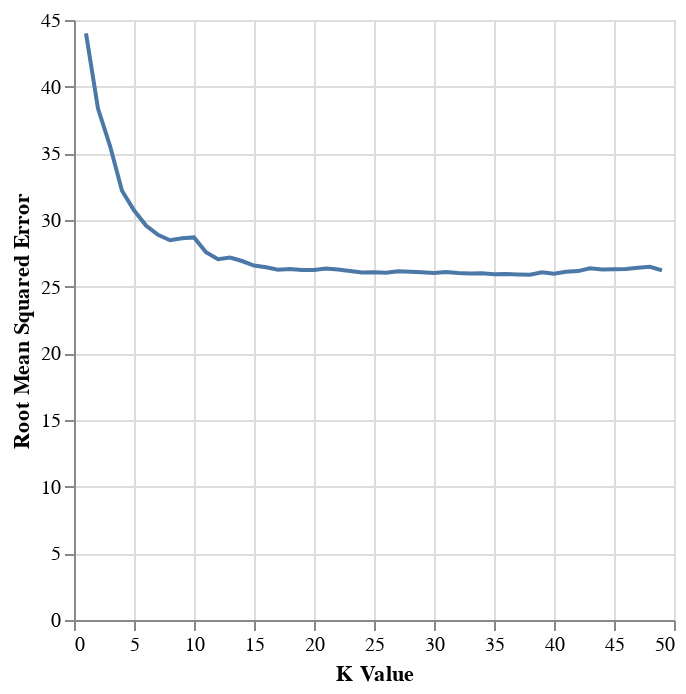

The notebook cell saved with this chart:
### Code cell
#Best K graph
Optimal_K_Chart=alt.Chart(player_results).mark_line().encode(
    x=alt.X('param_kneighborsregressor__n_neighbors', title='K Value'),
    y=alt.Y('RMSE', title='Root Mean Squared Error'))
Optimal_K_Chart

### Figure 1 — Vega-Lite specification as saved in the notebook (floating-point values rounded to 4 significant figures)
{"config": {"view": {"continuousWidth": 300, "continuousHeight": 300}}, "data": {"name": "data-31094c36db92002d3c2e9e9d8e487b95"}, "mark": {"type": "line"}, "encoding": {"x": {"field": "param_kneighborsregressor__n_neighbors", "title": "K Value", "type": "quantitative"}, "y": {"field": "RMSE", "title": "Root Mean Squared Error", "type": "quantitative"}}, "$schema": "https://vega.github.io/schema/vega-lite/v5.20.1.json", "datasets": {"data-31094c36db92002d3c2e9e9d8e487b95": [{"mean_fit_time": 0.006535, "std_fit_time": 0.0007484, "mean_score_time": 0.004125, "std_score_time": 0.000561, "param_kneighborsregressor__n_neighbors": 1, "params": {"kneighborsregressor__n_neighbors": 1}, "split0_test_score": -67.72, "split1_test_score": -31.38, "split2_test_score": -32.9, "mean_test_score": -44.0, "std_test_score": 16.78, "rank_test_score": 49, "RMSE": 44.0}, {"mean_fit_time": 0.00584, "std_fit_time": 5.816e-05, "mean_score_time": 0.003634, "std_score_time": 9.033e-05, "param_kneighborsregressor__n_neighbors": 2, "params": {"kneighborsregressor__n_neighbors": 2}, "split0_test_score": -47.78, "split1_test_score": -28.01, "split2_test_score": -39.27, "mean_test_score": -38.35, "std_test_score": 8.098, "rank_test_score": 48, "RMSE": 38.35}, {"mean_fit_time": 0.005836, "std_fit_time": 0.0001362, "mean_score_time": 0.003603, "std_score_time": 1.899e-05, "param_kneighborsregressor__n_neighbors": 3, "params": {"kneighborsregressor__n_neighbors": 3}, "split0_test_score": -44.48, "split1_test_score": -23.92, "split2_test_score": -38.29, "mean_test_score": -35.56, "std_test_score": 8.613, "rank_test_score": 47, "RMSE": 35.56}, {"mean_fit_time": 0.005779, "std_fit_time": 1.193e-05, "mean_score_time": 0.003581, "std_score_time": 4.529e-05, "param_kneighborsregressor__n_neighbors": 4, "params": {"kneighborsregressor__n_neighbors": 4}, "split0_test_score": -42.05, "split1_test_score": -18.85, "split2_test_score": -35.7, "mean_test_score": -32.2, "std_test_score": 9.791, "rank_test_score": 46, "RMSE": 32.2}, {"mean_fit_time": 0.005945, "std_fit_time": 0.0003036, "mean_score_time": 0.003552, "std_score_time": 5.438e-06, "param_kneighborsregressor__n_neighbors": 5, "params": {"kneighborsregressor__n_neighbors": 5}, "split0_test_score": -40.93, "split1_test_score": -16.79, "split2_test_score": -34.46, "mean_test_score": -30.73, "std_test_score": 10.2, "rank_test_score": 45, "RMSE": 30.73}, {"mean_fit_time": 0.005791, "std_fit_time": 9.942e-05, "mean_score_time": 0.003594, "std_score_time": 3.994e-05, "param_kneighborsregressor__n_neighbors": 6, "params": {"kneighborsregressor__n_neighbors": 6}, "split0_test_score": -40.32, "split1_test_score": -14.11, "split2_test_score": -34.33, "mean_test_score": -29.59, "std_test_score": 11.22, "rank_test_score": 44, "RMSE": 29.59}, {"mean_fit_time": 0.005829, "std_fit_time": 3.545e-05, "mean_score_time": 0.003566, "std_score_time": 7.414e-06, "param_kneighborsregressor__n_neighbors": 7, "params": {"kneighborsregressor__n_neighbors": 7}, "split0_test_score": -39.94, "split1_test_score": -13.04, "split2_test_score": -33.69, "mean_test_score": -28.89, "std_test_score": 11.49, "rank_test_score": 43, "RMSE": 28.89}, {"mean_fit_time": 0.00579, "std_fit_time": 7.617e-05, "mean_score_time": 0.003583, "std_score_time": 3.57e-05, "param_kneighborsregressor__n_neighbors": 8, "params": {"kneighborsregressor__n_neighbors": 8}, "split0_test_score": -39.89, "split1_test_score": -12.23, "split2_test_score": -33.31, "mean_test_score": -28.48, "std_test_score": 11.8, "rank_test_score": 40, "RMSE": 28.48}, {"mean_fit_time": 0.005903, "std_fit_time": 0.0002634, "mean_score_time": 0.003591, "std_score_time": 3.662e-05, "param_kneighborsregressor__n_neighbors": 9, "params": {"kneighborsregressor__n_neighbors": 9}, "split0_test_score": -39.7, "split1_test_score": -13.13, "split2_test_score": -33.04, "mean_test_score": -28.63, "std_test_score": 11.29, "rank_test_score": 41, "RMSE": 28.63}, {"mean_fit_time": 0.005732, "std_fit_time": 1.6e-05, "mean_score_time": 0.003555, "std_score_time": 7.285e-06, "param_kneighborsregressor__n_neighbors": 10, "params": {"kneighborsregressor__n_neighbors": 10}, "split0_test_score": -39.56, "split1_test_score": -13.67, "split2_test_score": -32.85, "mean_test_score": -28.7, "std_test_score": 10.97, "rank_test_score": 42, "RMSE": 28.7}, {"mean_fit_time": 0.005795, "std_fit_time": 0.000123, "mean_score_time": 0.003594, "std_score_time": 4.864e-06, "param_kneighborsregressor__n_neighbors": 11, "params": {"kneighborsregressor__n_neighbors": 11}, "split0_test_score": -37.16, "split1_test_score": -12.5, "split2_test_score": -33.07, "mean_test_score": -27.58, "std_test_score": 10.79, "rank_test_score": 39, "RMSE": 27.58}, {"mean_fit_time": 0.005723, "std_fit_time": 3.554e-05, "mean_score_time": 0.003569, "std_score_time": 6.188e-06, "param_kneighborsregressor__n_neighbors": 12, "params": {"kneighborsregressor__n_neighbors": 12}, "split0_test_score": -37.24, "split1_test_score": -13.3, "split2_test_score": -30.64, "mean_test_score": -27.06, "std_test_score": 10.09, "rank_test_score": 37, "RMSE": 27.06}, {"mean_fit_time": 0.005798, "std_fit_time": 5.541e-05, "mean_score_time": 0.003607, "std_score_time": 1.013e-05, "param_kneighborsregressor__n_neighbors": 13, "params": {"kneighborsregressor__n_neighbors": 13}, "split0_test_score": -37.34, "split1_test_score": -13.51, "split2_test_score": -30.7, "mean_test_score": -27.18, "std_test_score": 10.04, "rank_test_score": 38, "RMSE": 27.18}, {"mean_fit_time": 0.005736, "std_fit_time": 5.073e-05, "mean_score_time": 0.003585, "std_score_time": 1.571e-05, "param_kneighborsregressor__n_neighbors": 14, "params": {"kneighborsregressor__n_neighbors": 14}, "split0_test_score": -37.42, "split1_test_score": -12.59, "split2_test_score": -30.77, "mean_test_score": -26.92, "std_test_score": 10.49, "rank_test_score": 36, "RMSE": 26.92}, {"mean_fit_time": 0.005864, "std_fit_time": 0.0002298, "mean_score_time": 0.003622, "std_score_time": 3.428e-05, "param_kneighborsregressor__n_neighbors": 15, "params": {"kneighborsregressor__n_neighbors": 15}, "split0_test_score": -37.39, "split1_test_score": -11.55, "split2_test_score": -30.81, "mean_test_score": -26.59, "std_test_score": 10.97, "rank_test_score": 35, "RMSE": 26.59}, {"mean_fit_time": 0.005809, "std_fit_time": 9.377e-05, "mean_score_time": 0.003623, "std_score_time": 1.95e-05, "param_kneighborsregressor__n_neighbors": 16, "params": {"kneighborsregressor__n_neighbors": 16}, "split0_test_score": -37.44, "split1_test_score": -11.05, "split2_test_score": -30.89, "mean_test_score": -26.46, "std_test_score": 11.22, "rank_test_score": 33, "RMSE": 26.46}, {"mean_fit_time": 0.005743, "std_fit_time": 7.17e-05, "mean_score_time": 0.003599, "std_score_time": 1.404e-06, "param_kneighborsregressor__n_neighbors": 17, "params": {"kneighborsregressor__n_neighbors": 17}, "split0_test_score": -37.51, "split1_test_score": -10.44, "split2_test_score": -30.87, "mean_test_score": -26.27, "std_test_score": 11.52, "rank_test_score": 24, "RMSE": 26.27}, {"mean_fit_time": 0.01596, "std_fit_time": 0.01441, "mean_score_time": 0.00363, "std_score_time": 2.958e-05, "param_kneighborsregressor__n_neighbors": 18, "params": {"kneighborsregressor__n_neighbors": 18}, "split0_test_score": -37.57, "split1_test_score": -10.45, "split2_test_score": -30.92, "mean_test_score": -26.32, "std_test_score": 11.54, "rank_test_score": 28, "RMSE": 26.32}, {"mean_fit_time": 0.005741, "std_fit_time": 9.013e-05, "mean_score_time": 0.00417, "std_score_time": 0.0007267, "param_kneighborsregressor__n_neighbors": 19, "params": {"kneighborsregressor__n_neighbors": 19}, "split0_test_score": -37.63, "split1_test_score": -10.15, "split2_test_score": -30.96, "mean_test_score": -26.24, "std_test_score": 11.7, "rank_test_score": 22, "RMSE": 26.24}, {"mean_fit_time": 0.006066, "std_fit_time": 0.00025, "mean_score_time": 0.003753, "std_score_time": 2.745e-05, "param_kneighborsregressor__n_neighbors": 20, "params": {"kneighborsregressor__n_neighbors": 20}, "split0_test_score": -37.68, "split1_test_score": -9.999, "split2_test_score": -31.05, "mean_test_score": -26.24, "std_test_score": 11.8, "rank_test_score": 23, "RMSE": 26.24}, {"mean_fit_time": 0.00606, "std_fit_time": 0.0002225, "mean_score_time": 0.003696, "std_score_time": 2.154e-05, "param_kneighborsregressor__n_neighbors": 21, "params": {"kneighborsregressor__n_neighbors": 21}, "split0_test_score": -37.73, "split1_test_score": -10.16, "split2_test_score": -31.2, "mean_test_score": -26.36, "std_test_score": 11.76, "rank_test_score": 30, "RMSE": 26.36}, {"mean_fit_time": 0.005882, "std_fit_time": 0.0001253, "mean_score_time": 0.003688, "std_score_time": 7.37e-07, "param_kneighborsregressor__n_neighbors": 22, "params": {"kneighborsregressor__n_neighbors": 22}, "split0_test_score": -37.78, "split1_test_score": -9.767, "split2_test_score": -31.3, "mean_test_score": -26.28, "std_test_score": 11.97, "rank_test_score": 25, "RMSE": 26.28}, {"mean_fit_time": 0.005845, "std_fit_time": 9.457e-05, "mean_score_time": 0.003688, "std_score_time": 8.264e-06, "param_kneighborsregressor__n_neighbors": 23, "params": {"kneighborsregressor__n_neighbors": 23}, "split0_test_score": -37.82, "split1_test_score": -9.37, "split2_test_score": -31.35, "mean_test_score": -26.18, "std_test_score": 12.18, "rank_test_score": 20, "RMSE": 26.18}, {"mean_fit_time": 0.00652, "std_fit_time": 0.0007798, "mean_score_time": 0.003829, "std_score_time": 0.0001721, "param_kneighborsregressor__n_neighbors": 24, "params": {"kneighborsregressor__n_neighbors": 24}, "split0_test_score": -37.86, "split1_test_score": -8.96, "split2_test_score": -31.38, "mean_test_score": -26.07, "std_test_score": 12.38, "rank_test_score": 11, "RMSE": 26.07}, {"mean_fit_time": 0.00586, "std_fit_time": 8.254e-05, "mean_score_time": 0.003686, "std_score_time": 2.574e-05, "param_kneighborsregressor__n_neighbors": 25, "params": {"kneighborsregressor__n_neighbors": 25}, "split0_test_score": -37.94, "split1_test_score": -8.933, "split2_test_score": -31.39, "mean_test_score": -26.09, "std_test_score": 12.42, "rank_test_score": 14, "RMSE": 26.09}, {"mean_fit_time": 0.01437, "std_fit_time": 0.01215, "mean_score_time": 0.003682, "std_score_time": 8.123e-06, "param_kneighborsregressor__n_neighbors": 26, "params": {"kneighborsregressor__n_neighbors": 26}, "split0_test_score": -38.02, "split1_test_score": -8.728, "split2_test_score": -31.39, "mean_test_score": -26.05, "std_test_score": 12.54, "rank_test_score": 10, "RMSE": 26.05}, {"mean_fit_time": 0.005812, "std_fit_time": 8.293e-05, "mean_score_time": 0.003704, "std_score_time": 4.396e-05, "param_kneighborsregressor__n_neighbors": 27, "params": {"kneighborsregressor__n_neighbors": 27}, "split0_test_score": -37.98, "split1_test_score": -9.08, "split2_test_score": -31.43, "mean_test_score": -26.16, "std_test_score": 12.37, "rank_test_score": 18, "RMSE": 26.16}, {"mean_fit_time": 0.005742, "std_fit_time": 1.054e-05, "mean_score_time": 0.003674, "std_score_time": 2.413e-05, "param_kneighborsregressor__n_neighbors": 28, "params": {"kneighborsregressor__n_neighbors": 28}, "split0_test_score": -37.93, "split1_test_score": -9.074, "split2_test_score": -31.37, "mean_test_score": -26.12, "std_test_score": 12.35, "rank_test_score": 17, "RMSE": 26.12}, {"mean_fit_time": 0.008358, "std_fit_time": 0.003583, "mean_score_time": 0.00367, "std_score_time": 2.773e-05, "param_kneighborsregressor__n_neighbors": 29, "params": {"kneighborsregressor__n_neighbors": 29}, "split0_test_score": -37.97, "split1_test_score": -8.879, "split2_test_score": -31.37, "mean_test_score": -26.07, "std_test_score": 12.45, "rank_test_score": 13, "RMSE": 26.07}, {"mean_fit_time": 0.005768, "std_fit_time": 6.586e-05, "mean_score_time": 0.003673, "std_score_time": 5.455e-06, "param_kneighborsregressor__n_neighbors": 30, "params": {"kneighborsregressor__n_neighbors": 30}, "split0_test_score": -37.98, "split1_test_score": -8.689, "split2_test_score": -31.38, "mean_test_score": -26.02, "std_test_score": 12.55, "rank_test_score": 8, "RMSE": 26.02}, {"mean_fit_time": 0.005768, "std_fit_time": 7.202e-05, "mean_score_time": 0.003685, "std_score_time": 3.732e-05, "param_kneighborsregressor__n_neighbors": 31, "params": {"kneighborsregressor__n_neighbors": 31}, "split0_test_score": -38.01, "split1_test_score": -8.892, "split2_test_score": -31.39, "mean_test_score": -26.1, "std_test_score": 12.46, "rank_test_score": 15, "RMSE": 26.1}, {"mean_fit_time": 0.005712, "std_fit_time": 9.557e-06, "mean_score_time": 0.003875, "std_score_time": 0.000292, "param_kneighborsregressor__n_neighbors": 32, "params": {"kneighborsregressor__n_neighbors": 32}, "split0_test_score": -38.05, "split1_test_score": -8.594, "split2_test_score": -31.44, "mean_test_score": -26.03, "std_test_score": 12.62, "rank_test_score": 9, "RMSE": 26.03}, {"mean_fit_time": 0.005791, "std_fit_time": 5.967e-05, "mean_score_time": 0.003697, "std_score_time": 2.237e-05, "param_kneighborsregressor__n_neighbors": 33, "params": {"kneighborsregressor__n_neighbors": 33}, "split0_test_score": -38.08, "split1_test_score": -8.458, "split2_test_score": -31.44, "mean_test_score": -25.99, "std_test_score": 12.69, "rank_test_score": 6, "RMSE": 25.99}, {"mean_fit_time": 0.005707, "std_fit_time": 8.326e-06, "mean_score_time": 0.003694, "std_score_time": 2.873e-05, "param_kneighborsregressor__n_neighbors": 34, "params": {"kneighborsregressor__n_neighbors": 34}, "split0_test_score": -38.12, "split1_test_score": -8.444, "split2_test_score": -31.47, "mean_test_score": -26.01, "std_test_score": 12.72, "rank_test_score": 7, "RMSE": 26.01}, {"mean_fit_time": 0.005738, "std_fit_time": 6.278e-05, "mean_score_time": 0.003679, "std_score_time": 3.384e-05, "param_kneighborsregressor__n_neighbors": 35, "params": {"kneighborsregressor__n_neighbors": 35}, "split0_test_score": -38.01, "split1_test_score": -8.339, "split2_test_score": -31.47, "mean_test_score": -25.94, "std_test_score": 12.73, "rank_test_score": 3, "RMSE": 25.94}, {"mean_fit_time": 0.006613, "std_fit_time": 0.00126, "mean_score_time": 0.003675, "std_score_time": 5.94e-06, "param_kneighborsregressor__n_neighbors": 36, "params": {"kneighborsregressor__n_neighbors": 36}, "split0_test_score": -38.19, "split1_test_score": -8.369, "split2_test_score": -31.32, "mean_test_score": -25.96, "std_test_score": 12.75, "rank_test_score": 4, "RMSE": 25.96}, {"mean_fit_time": 0.005829, "std_fit_time": 8.659e-05, "mean_score_time": 0.00373, "std_score_time": 4.784e-05, "param_kneighborsregressor__n_neighbors": 37, "params": {"kneighborsregressor__n_neighbors": 37}, "split0_test_score": -37.63, "split1_test_score": -8.776, "split2_test_score": -31.35, "mean_test_score": -25.92, "std_test_score": 12.39, "rank_test_score": 2, "RMSE": 25.92}, {"mean_fit_time": 0.005757, "std_fit_time": 8.846e-05, "mean_score_time": 0.003675, "std_score_time": 2.505e-05, "param_kneighborsregressor__n_neighbors": 38, "params": {"kneighborsregressor__n_neighbors": 38}, "split0_test_score": -37.66, "split1_test_score": -8.642, "split2_test_score": -31.4, "mean_test_score": -25.9, "std_test_score": 12.47, "rank_test_score": 1, "RMSE": 25.9}, {"mean_fit_time": 0.005753, "std_fit_time": 7.349e-05, "mean_score_time": 0.004221, "std_score_time": 0.0007531, "param_kneighborsregressor__n_neighbors": 39, "params": {"kneighborsregressor__n_neighbors": 39}, "split0_test_score": -37.68, "split1_test_score": -9.068, "split2_test_score": -31.46, "mean_test_score": -26.07, "std_test_score": 12.29, "rank_test_score": 12, "RMSE": 26.07}, {"mean_fit_time": 0.005769, "std_fit_time": 8.419e-05, "mean_score_time": 0.003682, "std_score_time": 1.648e-05, "param_kneighborsregressor__n_neighbors": 40, "params": {"kneighborsregressor__n_neighbors": 40}, "split0_test_score": -37.72, "split1_test_score": -8.709, "split2_test_score": -31.5, "mean_test_score": -25.98, "std_test_score": 12.47, "rank_test_score": 5, "RMSE": 25.98}, {"mean_fit_time": 0.005744, "std_fit_time": 6.378e-05, "mean_score_time": 0.003699, "std_score_time": 9.804e-06, "param_kneighborsregressor__n_neighbors": 41, "params": {"kneighborsregressor__n_neighbors": 41}, "split0_test_score": -37.74, "split1_test_score": -9.07, "split2_test_score": -31.53, "mean_test_score": -26.11, "std_test_score": 12.32, "rank_test_score": 16, "RMSE": 26.11}, {"mean_fit_time": 0.0059, "std_fit_time": 0.0002694, "mean_score_time": 0.003706, "std_score_time": 2.553e-06, "param_kneighborsregressor__n_neighbors": 42, "params": {"kneighborsregressor__n_neighbors": 42}, "split0_test_score": -37.75, "split1_test_score": -9.235, "split2_test_score": -31.52, "mean_test_score": -26.17, "std_test_score": 12.24, "rank_test_score": 19, "RMSE": 26.17}, {"mean_fit_time": 0.005787, "std_fit_time": 5.988e-05, "mean_score_time": 0.003692, "std_score_time": 2.562e-05, "param_kneighborsregressor__n_neighbors": 43, "params": {"kneighborsregressor__n_neighbors": 43}, "split0_test_score": -37.82, "split1_test_score": -9.802, "split2_test_score": -31.53, "mean_test_score": -26.39, "std_test_score": 12.0, "rank_test_score": 31, "RMSE": 26.39}, {"mean_fit_time": 0.005706, "std_fit_time": 1.238e-05, "mean_score_time": 0.003709, "std_score_time": 7.842e-06, "param_kneighborsregressor__n_neighbors": 44, "params": {"kneighborsregressor__n_neighbors": 44}, "split0_test_score": -37.87, "split1_test_score": -9.517, "split2_test_score": -31.48, "mean_test_score": -26.29, "std_test_score": 12.14, "rank_test_score": 26, "RMSE": 26.29}, {"mean_fit_time": 0.005772, "std_fit_time": 9.139e-05, "mean_score_time": 0.003712, "std_score_time": 6.321e-06, "param_kneighborsregressor__n_neighbors": 45, "params": {"kneighborsregressor__n_neighbors": 45}, "split0_test_score": -37.86, "split1_test_score": -9.539, "split2_test_score": -31.54, "mean_test_score": -26.31, "std_test_score": 12.14, "rank_test_score": 27, "RMSE": 26.31}, {"mean_fit_time": 0.005757, "std_fit_time": 0.0001049, "mean_score_time": 0.003727, "std_score_time": 4.62e-05, "param_kneighborsregressor__n_neighbors": 46, "params": {"kneighborsregressor__n_neighbors": 46}, "split0_test_score": -37.9, "split1_test_score": -9.502, "split2_test_score": -31.58, "mean_test_score": -26.33, "std_test_score": 12.17, "rank_test_score": 29, "RMSE": 26.33}, {"mean_fit_time": 0.006027, "std_fit_time": 0.0004687, "mean_score_time": 0.003981, "std_score_time": 0.000347, "param_kneighborsregressor__n_neighbors": 47, "params": {"kneighborsregressor__n_neighbors": 47}, "split0_test_score": -37.89, "split1_test_score": -9.762, "split2_test_score": -31.58, "mean_test_score": -26.41, "std_test_score": 12.05, "rank_test_score": 32, "RMSE": 26.41}, {"mean_fit_time": 0.0057, "std_fit_time": 1.293e-05, "mean_score_time": 0.003713, "std_score_time": 1.015e-05, "param_kneighborsregressor__n_neighbors": 48, "params": {"kneighborsregressor__n_neighbors": 48}, "split0_test_score": -37.92, "split1_test_score": -9.914, "split2_test_score": -31.63, "mean_test_score": -26.49, "std_test_score": 12.0, "rank_test_score": 34, "RMSE": 26.49}, {"mean_fit_time": 0.006034, "std_fit_time": 0.0004843, "mean_score_time": 0.01348, "std_score_time": 0.01381, "param_kneighborsregressor__n_neighbors": 49, "params": {"kneighborsregressor__n_neighbors": 49}, "split0_test_score": -37.95, "split1_test_score": -9.512, "split2_test_score": -31.2, "mean_test_score": -26.22, "std_test_score": 12.13, "rank_test_score": 21, "RMSE": 26.22}]}}
